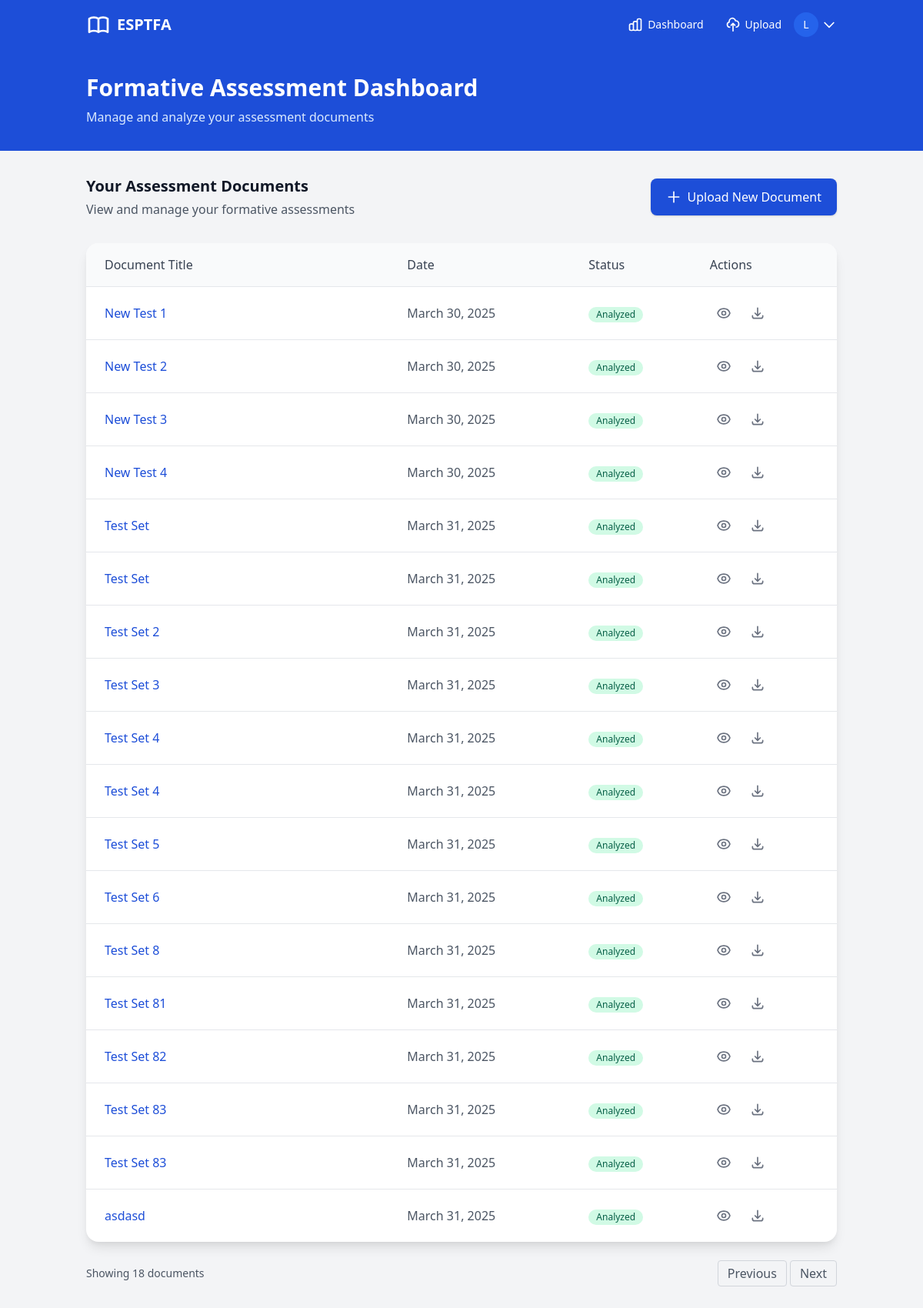
/formative-assessments/ (signed in), run on an earlier commit of the app's database.
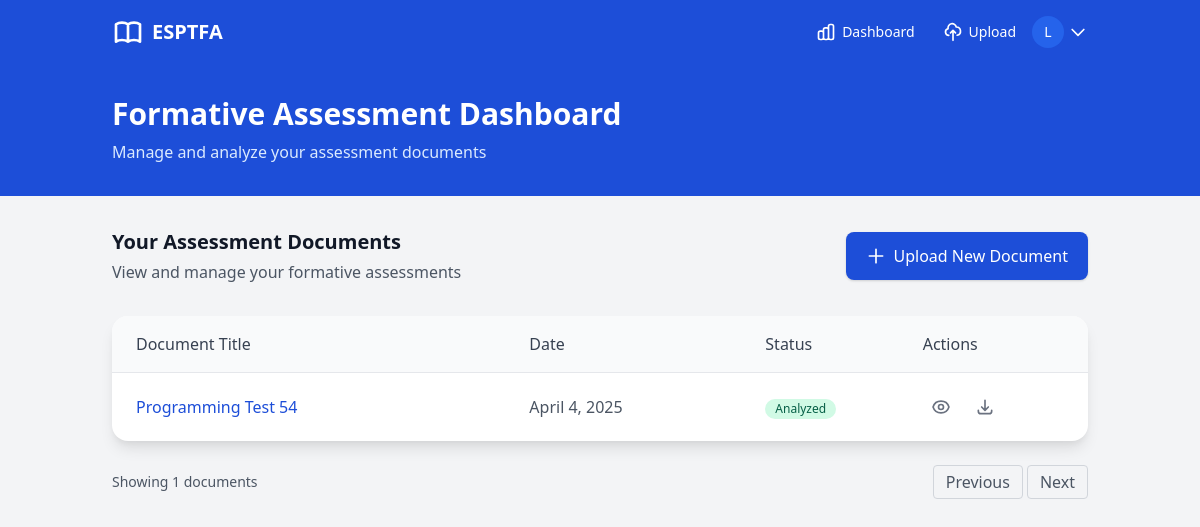
And on a later commit of the database.
### Test_Management/models.py (models this page shows, shortened)
class AnalysisDocument(models.Model):
    analysis_document_id = models.AutoField(unique=True, primary_key=True)
    analysis_doc_title = models.CharField(max_length=100)
    quarter = models.ForeignKey(Quarter, on_delete=models.CASCADE, null=True)
    subject = models.ForeignKey(Subject, on_delete=models.CASCADE, null=True)
    upload_date = models.DateTimeField(auto_now_add=True)
    test_start_date = models.DateField(null=True)
    analysis_doc = models.FileField(upload_to='analysis_documents/')
    teacher_id = models.ForeignKey(Teacher, on_delete=models.CASCADE)
    section_id = models.ForeignKey(Section, on_delete=models.CASCADE)

### Test_Management/views.py (the view)
# urls.py: path("formative-assessments/", FormativeAssessmentDashboardView.as_view(),
class FormativeAssessmentDashboardView(LoginRequiredMixin, ListView):
    model = AnalysisDocument
    template_name = "dashboard.html"
    context_object_name = "documents"
    def get_queryset(self):
        return AnalysisDocument.objects.filter(teacher_id=self.request.user.teacher)

### Test_Management/templates/dashboard.html (shortened to what this page needs)
{% extends "base.html" %}
{% block content %}
<div class="bg-gray-100 min-h-screen">
    <div class="bg-blue-700 text-white py-8">
        <div class="container mx-auto px-6">
            <h1 class="text-2xl md:text-3xl font-bold">Formative Assessment Dashboard</h1>
            <p class="text-blue-100 mt-2">Manage and analyze your assessment documents</p>
        </div>
    </div>
    <div class="container mx-auto px-6 py-8">
        <div class="flex flex-col md:flex-row md:items-center md:justify-between mb-8">
            <div>
                <h2 class="text-xl font-semibold text-gray-900">Your Assessment Documents</h2>
                <p class="text-gray-600 mt-1">View and manage your formative assessments</p>
            </div>
            <div class="mt-4 md:mt-0">
                <a href="{% url 'upload_document' %}"
                    class="inline-flex items-center px-5 py-3 bg-blue-700 text-white font-medium rounded-lg shadow hover:bg-blue-800 transition-colors">
                    <svg xmlns="http://www.w3.org/2000/svg" class="h-5 w-5 mr-2" fill="none" viewBox="0 0 24 24"
                        stroke="currentColor">
                        <path stroke-linecap="round" stroke-linejoin="round" stroke-width="2" d="M12 4v16m8-8H4" />
                    </svg>
                    Upload New Document
                </a>
            </div>
        </div>
        {% if documents %}
        <div class="bg-white rounded-2xl shadow-lg overflow-hidden">
            <div class="bg-gray-50 px-6 py-4 border-b border-gray-200">
                <div class="grid grid-cols-12 gap-4">
                    <div class="col-span-6 md:col-span-5 font-medium text-gray-700">Document Title</div>
                    <div class="col-span-4 md:col-span-3 font-medium text-gray-700">Date</div>
                    <div class="col-span-2 md:col-span-2 font-medium text-gray-700">Status</div>
                    <div class="hidden md:block md:col-span-2 font-medium text-gray-700">Actions</div>
                </div>
            </div>
            <div class="divide-y divide-gray-200">
                {% for document in documents %}
                <div class="px-6 py-4 hover:bg-gray-50 transition-colors">
                    <div class="grid grid-cols-12 gap-4 items-center">
                        <div class="col-span-6 md:col-span-5">
                            <a href="{% url 'formative_assessment_detail' document.pk %}"
                                class="text-blue-700 font-medium hover:text-blue-800 hover:underline">
                                {{ document.analysis_doc_title }}
                            </a>
                        </div>
                        <div class="col-span-4 md:col-span-3 text-gray-600">
                            {{ document.test_start_date }}
                        </div>
                        <div class="col-span-2 md:col-span-2">
                            <span
                                class="inline-flex items-center px-2.5 py-0.5 rounded-full text-xs font-medium bg-green-100 text-green-800">
                                Analyzed
                            </span>
                        </div>
                        <div class="hidden md:flex md:col-span-2 space-x-2">
                            <a href="{% url 'formative_assessment_detail' document.pk %}"
                                class="p-2 text-gray-500 hover:text-blue-700 rounded-full hover:bg-gray-100"
                                title="View Details">
                            </a>
                            <button class="p-2 text-gray-500 hover:text-blue-700 rounded-full hover:bg-gray-100"
                                title="Download Report">
                                <svg xmlns="http://www.w3.org/2000/svg" class="h-5 w-5" fill="none" viewBox="0 0 24 24"
                                    stroke="currentColor">
                                    <path stroke-linecap="round" stroke-linejoin="round" stroke-width="2"
                                        d="M4 16v1a3 3 0 003 3h10a3 3 0 003-3v-1m-4-4l-4 4m0 0l-4-4m4 4V4" />
                                </svg>
                            </button>
                        </div>
                    </div>
                </div>
                {% endfor %}
            </div>
        </div>
        <div class="mt-6 flex justify-between items-center">
            <p class="text-sm text-gray-600">Showing <span class="font-medium">{{ documents|length }}</span> documents
            </p>
            <div class="flex space-x-1">
                <button
                    class="px-3 py-1 rounded border border-gray-300 text-gray-600 hover:bg-gray-50 disabled:opacity-50"
                    disabled>Previous</button>
                <button
                    class="px-3 py-1 rounded border border-gray-300 text-gray-600 hover:bg-gray-50 disabled:opacity-50"
                    disabled>Next</button>
            </div>
        </div>
        {% endif %}
    </div>
</div>
{% endblock %}

### templates/base.html (shortened to what this page needs)
{% load static %}
<!DOCTYPE html>
<html lang="en">
<head>
    <link href="https://cdn.jsdelivr.net/npm/tailwindcss@2.2.19/dist/tailwind.min.css" rel="stylesheet">
</head>
<body class="">
    {% include "navbar.html" %}
    <div class="">
        {% block content %}{% endblock %}
    </div>
</body>
</html>

### templates/navbar.html (shortened to what this page needs)
<nav class="bg-blue-700 shadow-md">
    <div class="container mx-auto px-6">
        <div class="flex justify-between items-center h-16">
            <div class="flex items-center">
                <a href="{% url 'home' %}" class="flex items-center">
                    <span class="ml-2 text-xl font-bold text-white">ESPTFA</span>
                </a>
            </div>
            <div class="hidden md:flex items-center space-x-1">
                {% if user.is_authenticated %}
                <a href="{% url 'formative_assessment_dashboard' %}"
                    class="flex items-center px-3 py-2 rounded-md text-sm font-medium text-white hover:bg-blue-600 transition-colors">
                    Dashboard
                </a>
                <a href="{% url 'upload_document' %}"
                    class="flex items-center px-3 py-2 rounded-md text-sm font-medium text-white hover:bg-blue-600 transition-colors">
                    <svg xmlns="http://www.w3.org/2000/svg" class="h-5 w-5 mr-1.5" fill="none" viewBox="0 0 24 24"
                        stroke="currentColor">
                        <path stroke-linecap="round" stroke-linejoin="round" stroke-width="2"
                            d="M7 16a4 4 0 01-.88-7.903A5 5 0 1115.9 6L16 6a5 5 0 011 9.9M15 13l-3-3m0 0l-3 3m3-3v12" />
                    </svg>
                    Upload
                </a>
                <div class="relative ml-3" x-data="{ open: false }">
                    <div>
                        <button type="button"
                            class="flex items-center max-w-xs text-sm rounded-full focus:outline-none focus:ring-2 focus:ring-offset-2 focus:ring-offset-blue-600 focus:ring-white"
                            id="user-menu-button" @click="open = !open">
                            <div
                                class="h-8 w-8 rounded-full bg-blue-600 flex items-center justify-center text-white font-medium">
                                {{ user.username|slice:":1"|upper }}
                            </div>
                            <svg xmlns="http://www.w3.org/2000/svg" class="h-5 w-5 text-white ml-1" fill="none"
                                viewBox="0 0 24 24" stroke="currentColor">
                                <path stroke-linecap="round" stroke-linejoin="round" stroke-width="2"
                                    d="M19 9l-7 7-7-7" />
                            </svg>
                        </button>
                    </div>
                </div>
                {% endif %}
            </div>
        </div>
    </div>
</nav>

What changed in the data, as far as the page shows it:
removed AnalysisDocument: analysis_doc_title "New Test 1", test_start_date "March 30, 2025"
removed AnalysisDocument: analysis_doc_title "New Test 2", test_start_date "March 30, 2025"
removed AnalysisDocument: analysis_doc_title "New Test 3", test_start_date "March 30, 2025"
removed AnalysisDocument: analysis_doc_title "New Test 4", test_start_date "March 30, 2025"
removed AnalysisDocument: analysis_doc_title "Test Set", test_start_date "March 31, 2025"
removed AnalysisDocument: analysis_doc_title "Test Set", test_start_date "March 31, 2025"
removed AnalysisDocument: analysis_doc_title "Test Set 2", test_start_date "March 31, 2025"
removed AnalysisDocument: analysis_doc_title "Test Set 3", test_start_date "March 31, 2025"
removed AnalysisDocument: analysis_doc_title "Test Set 4", test_start_date "March 31, 2025"
removed AnalysisDocument: analysis_doc_title "Test Set 4", test_start_date "March 31, 2025"
removed AnalysisDocument: analysis_doc_title "Test Set 5", test_start_date "March 31, 2025"
removed AnalysisDocument: analysis_doc_title "Test Set 6", test_start_date "March 31, 2025"
removed AnalysisDocument: analysis_doc_title "Test Set 8", test_start_date "March 31, 2025"
removed AnalysisDocument: analysis_doc_title "Test Set 81", test_start_date "March 31, 2025"
removed AnalysisDocument: analysis_doc_title "Test Set 82", test_start_date "March 31, 2025"
removed AnalysisDocument: analysis_doc_title "Test Set 83", test_start_date "March 31, 2025"
removed AnalysisDocument: analysis_doc_title "Test Set 83", test_start_date "March 31, 2025"
removed AnalysisDocument: analysis_doc_title "asdasd", test_start_date "March 31, 2025"
added AnalysisDocument: analysis_doc_title "Programming Test 54", test_start_date "April 4, 2025"
Also different on the page:
{{ documents|length }}: "18" → "1"
